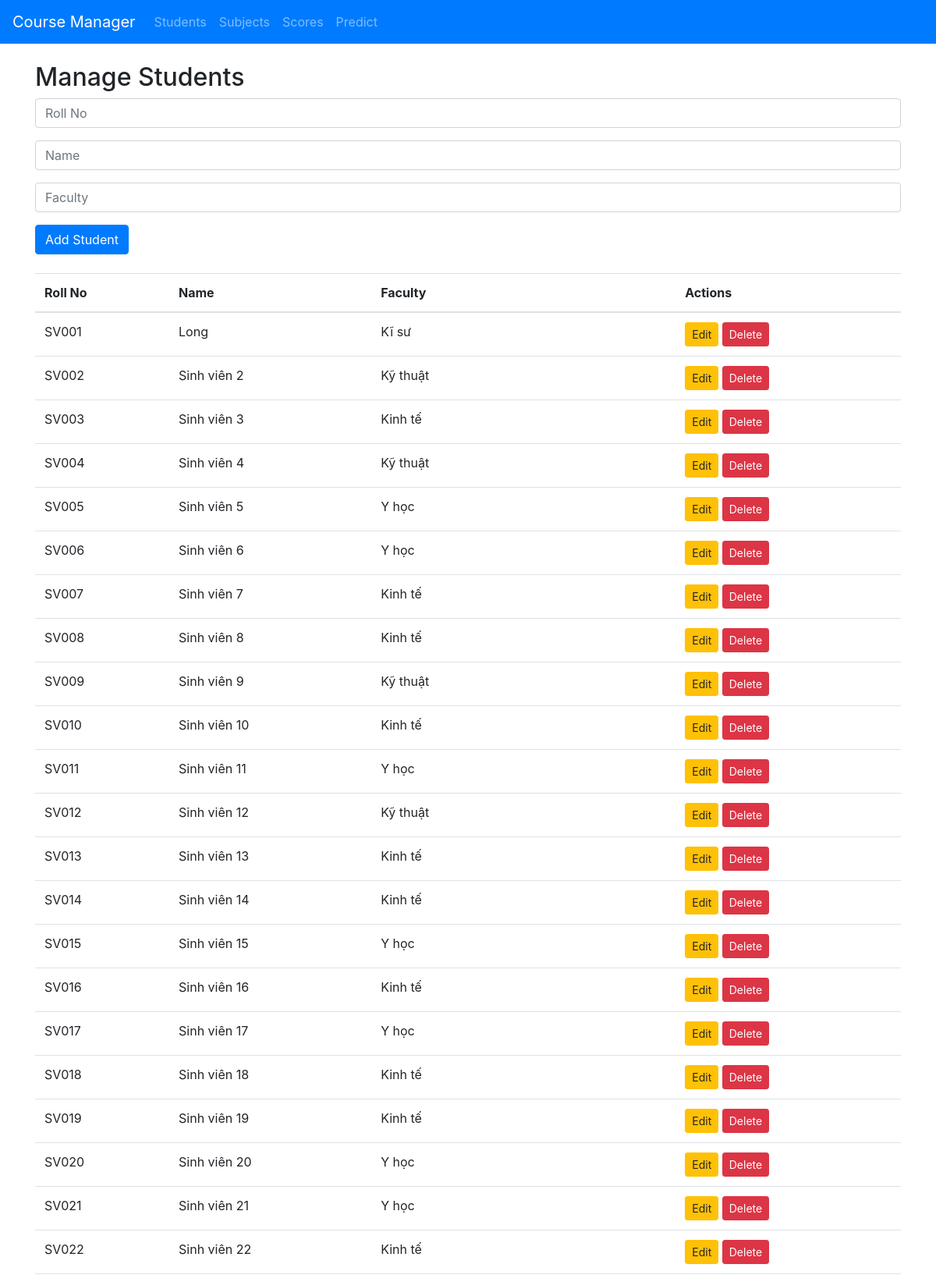
/students (upper part), run on the app's committed database.
### app/models.py (models this page shows)
class Student(db.Model):
    id = db.Column(db.Integer, primary_key=True)
    rollno = db.Column(db.String(50), unique=True, nullable=False)  # Mã số sinh viên
    name = db.Column(db.String(100), nullable=False)  # Tên sinh viên
    faculty = db.Column(db.String(100))  # Khoa
    classname = db.Column(db.String(100))  # Lớp học
    email = db.Column(db.String(100))  # Email
    phone = db.Column(db.String(20))  # Số điện thoại
    date_of_birth = db.Column(db.Date)  # Ngày sinh
    address = db.Column(db.String(200))  # Địa chỉ
    gender = db.Column(db.String(10))  # Giới tính
    scores = db.relationship('Score', backref='student', lazy=True)

### app/routes.py (the view, shortened to what this page needs)
@main.route('/students', methods=['GET', 'POST'])
def manage_students():
    students = Student.query.all()
    return render_template('student.html', students=students)

### app/templates/student.html
{% extends "base.html" %}
{% block content %}
<h2>Manage Students</h2>
<form method="POST" class="mb-4">
    <div class="form-group">
        <input type="text" name="rollno" class="form-control" placeholder="Roll No" required>
    </div>
    <div class="form-group">
        <input type="text" name="name" class="form-control" placeholder="Name" required>
    </div>
    <div class="form-group">
        <input type="text" name="faculty" class="form-control" placeholder="Faculty">
    </div>
    <button type="submit" class="btn btn-primary">Add Student</button>
</form>
<table class="table">
    <thead>
        <tr>
            <th>Roll No</th>
            <th>Name</th>
            <th>Faculty</th>
            <th>Actions</th>
        </tr>
    </thead>
    <tbody>
        {% for student in students %}
        <tr>
            <td>{{ student.rollno }}</td>
            <td>{{ student.name }}</td>
            <td>{{ student.faculty }}</td>
            <td>
                <a href="/students/edit/{{ student.id }}" class="btn btn-warning btn-sm">Edit</a>
                <form method="POST" action="/students/delete/{{ student.id }}" style="display:inline;">
                    <button type="submit" class="btn btn-danger btn-sm">Delete</button>
                </form>
            </td>
        </tr>
        {% endfor %}
    </tbody>
</table>
{% endblock %}

### data on the page
Student: rollno "SV001", name "Long", faculty "Kĩ sư"
Student: rollno "SV002", name "Sinh viên 2", faculty "Kỹ thuật"
Student: rollno "SV003", name "Sinh viên 3", faculty "Kinh tế"
Student: rollno "SV004", name "Sinh viên 4", faculty "Kỹ thuật"
Student: rollno "SV005", name "Sinh viên 5", faculty "Y học"
Student: rollno "SV006", name "Sinh viên 6", faculty "Y học"
Student: rollno "SV007", name "Sinh viên 7", faculty "Kinh tế"
Student: rollno "SV008", name "Sinh viên 8", faculty "Kinh tế"
Student: rollno "SV009", name "Sinh viên 9", faculty "Kỹ thuật"
Student: rollno "SV010", name "Sinh viên 10", faculty "Kinh tế"
Student: rollno "SV011", name "Sinh viên 11", faculty "Y học"
Student: rollno "SV012", name "Sinh viên 12", faculty "Kỹ thuật"
Student: rollno "SV013", name "Sinh viên 13", faculty "Kinh tế"
Student: rollno "SV014", name "Sinh viên 14", faculty "Kinh tế"
Student: rollno "SV015", name "Sinh viên 15", faculty "Y học"
Student: rollno "SV016", name "Sinh viên 16", faculty "Kinh tế"
Student: rollno "SV017", name "Sinh viên 17", faculty "Y học"
Student: rollno "SV018", name "Sinh viên 18", faculty "Kinh tế"
Student: rollno "SV019", name "Sinh viên 19", faculty "Kinh tế"
Student: rollno "SV020", name "Sinh viên 20", faculty "Y học"
Student: rollno "SV021", name "Sinh viên 21", faculty "Y học"
Student: rollno "SV022", name "Sinh viên 22", faculty "Kinh tế"
